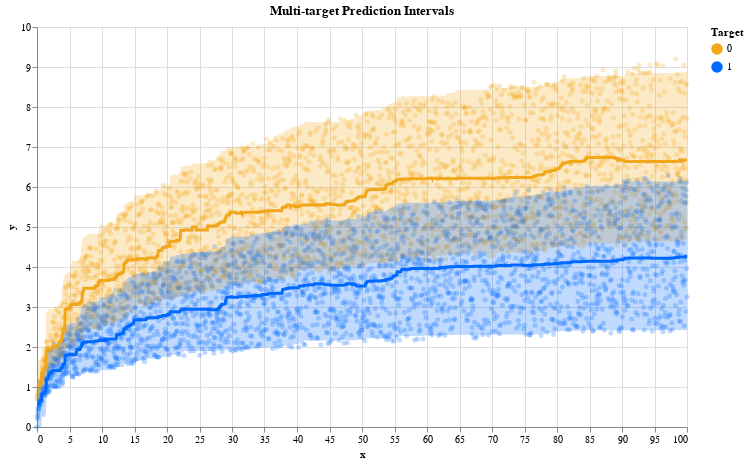

Source (notebook cell):
### Markdown cell above
**Multi target prediction using self generated data**

### Code cell
n_samples = 2500
bounds = [0, 100]

# Define functions that generate targets; each function maps to one target.
funcs = [
    {
        "signal": lambda x: np.log1p(x + 1),
        "noise": lambda x: np.log1p(x) * np.random.uniform(size=len(x)),
    },
    {
        "signal": lambda x: np.log1p(np.sqrt(x)),
        "noise": lambda x: np.log1p(x / 2) * np.random.uniform(size=len(x)),
    },
]

legend = {
    "0": "#f2a619",
    "1": "#006aff",
}


def make_func_Xy(funcs, bounds, n_samples):
    x = np.linspace(*bounds, n_samples)
    y = np.empty((len(x), len(funcs)))
    for i, func in enumerate(funcs):
        y[:, i] = func["signal"](x) + func["noise"](x)
    return np.atleast_2d(x).T, y


# Create the dataset with multiple target variables.
X, y = make_func_Xy(funcs, bounds, n_samples)

X_train, X_test, y_train, y_test = train_test_split(X, y, test_size=0.2, random_state=0)

qrf = RandomForestQuantileRegressor(max_samples_leaf=None, max_depth=4, random_state=0)
qrf.fit(X_train, y_train)  # fit on all of the targets simultaneously

# Get multiple-output predictions at 95% prediction intervals and median.
y_pred = qrf.predict(X, quantiles=[0.025, 0.5, 0.975])

df = pd.DataFrame(
    {
        "x": np.tile(X.squeeze(), len(funcs)),
        "y": y.reshape(-1, order="F"),
        "y_true": np.concatenate([f["signal"](X.squeeze()) for f in funcs]),
        "y_pred": np.concatenate([y_pred[:, i, 1] for i in range(len(funcs))]),
        "y_pred_low": np.concatenate([y_pred[:, i, 0] for i in range(len(funcs))]),
        "y_pred_upp": np.concatenate([y_pred[:, i, 2] for i in range(len(funcs))]),
        "target": np.concatenate([[f"{i}"] * len(X) for i in range(len(funcs))]),
    }
)


def plot_multioutputs(df, legend):
    click = alt.selection_multi(fields=["target"])

    color = alt.condition(
        click,
        alt.Color(
            "target:N",
            legend=alt.Legend(symbolOpacity=1),
            scale=alt.Scale(range=list(legend.values())),
            sort=list(legend.keys()),
            title="Target",
        ),
        alt.value("lightgray"),
    )

    tooltip = [
        alt.Tooltip("target:N", title="Target"),
        alt.Tooltip("x:Q", format=",.3f", title="X"),
        alt.Tooltip("y:Q", format=",.3f", title="Y"),
        alt.Tooltip("y_true:Q", format=",.3f", title="Y"),
        alt.Tooltip("y_pred:Q", format=",.3f", title="Predicted Y"),
        alt.Tooltip("y_pred_low:Q", format=",.3f", title="Predicted Lower Y"),
        alt.Tooltip("y_pred_upp:Q", format=",.3f", title="Predicted Upper Y"),
    ]

    points = (
        alt.Chart(df)
        .mark_circle(color="black", opacity=0.25, size=25)
        .encode(
            x=alt.X("x:Q", scale=alt.Scale(nice=False)),
            y=alt.Y("y:Q"),
            color=color,
            tooltip=tooltip,
        )
    )

    line = (
        alt.Chart(df)
        .mark_line(color="black", size=3)
        .encode(
            x=alt.X("x:Q", scale=alt.Scale(nice=False), title="x"),
            y=alt.Y("y_pred:Q", title="y"),
            color=color,
            tooltip=tooltip,
        )
    )

    area = (
        alt.Chart(df)
        .mark_area(opacity=0.25)
        .encode(
            x=alt.X("x:Q", scale=alt.Scale(nice=False), title="x"),
            y=alt.Y("y_pred_low:Q", title="y"),
            y2=alt.Y2("y_pred_upp:Q", title=None),
            color=color,
            tooltip=tooltip,
        )
    )

    chart = (
        (points + area + line)
        .add_selection(click)
        .configure_range(category=alt.RangeScheme(list(legend.values())))
        .properties(height=400, width=650, title="Multi-target Prediction Intervals")
    )
    display(chart)
    return chart


chart = plot_multioutputs(df, legend)

### Figure 1 — Vega-Lite specification as saved in the notebook (floating-point values rounded to 4 significant figures; data arrays with more than 128 entries replaced by an {"elided": "..."} marker saying what was removed)
{"config": {"view": {"continuousWidth": 400, "continuousHeight": 300}, "range": {"category": ["#f2a619", "#006aff"]}}, "layer": [{"mark": {"type": "circle", "color": "black", "opacity": 0.25, "size": 25}, "encoding": {"color": {"condition": {"field": "target", "legend": {"symbolOpacity": 1}, "scale": {"range": ["#f2a619", "#006aff"]}, "sort": ["0", "1"], "title": "Target", "type": "nominal", "selection": "selector004"}, "value": "lightgray"}, "tooltip": [{"field": "target", "title": "Target", "type": "nominal"}, {"field": "x", "format": ",.3f", "title": "X", "type": "quantitative"}, {"field": "y", "format": ",.3f", "title": "Y", "type": "quantitative"}, {"field": "y_true", "format": ",.3f", "title": "Y", "type": "quantitative"}, {"field": "y_pred", "format": ",.3f", "title": "Predicted Y", "type": "quantitative"}, {"field": "y_pred_low", "format": ",.3f", "title": "Predicted Lower Y", "type": "quantitative"}, {"field": "y_pred_upp", "format": ",.3f", "title": "Predicted Upper Y", "type": "quantitative"}], "x": {"field": "x", "scale": {"nice": false}, "type": "quantitative"}, "y": {"field": "y", "type": "quantitative"}}, "selection": {"selector004": {"type": "multi", "fields": ["target"]}}}, {"mark": {"type": "area", "opacity": 0.25}, "encoding": {"color": {"condition": {"field": "target", "legend": {"symbolOpacity": 1}, "scale": {"range": ["#f2a619", "#006aff"]}, "sort": ["0", "1"], "title": "Target", "type": "nominal", "selection": "selector004"}, "value": "lightgray"}, "tooltip": [{"field": "target", "title": "Target", "type": "nominal"}, {"field": "x", "format": ",.3f", "title": "X", "type": "quantitative"}, {"field": "y", "format": ",.3f", "title": "Y", "type": "quantitative"}, {"field": "y_true", "format": ",.3f", "title": "Y", "type": "quantitative"}, {"field": "y_pred", "format": ",.3f", "title": "Predicted Y", "type": "quantitative"}, {"field": "y_pred_low", "format": ",.3f", "title": "Predicted Lower Y", "type": "quantitative"}, {"field": "y_pred_upp", "format": ",.3f", "title": "Predicted Upper Y", "type": "quantitative"}], "x": {"field": "x", "scale": {"nice": false}, "title": "x", "type": "quantitative"}, "y": {"field": "y_pred_low", "title": "y", "type": "quantitative"}, "y2": {"field": "y_pred_upp", "title": null}}}, {"mark": {"type": "line", "color": "black", "size": 3}, "encoding": {"color": {"condition": {"field": "target", "legend": {"symbolOpacity": 1}, "scale": {"range": ["#f2a619", "#006aff"]}, "sort": ["0", "1"], "title": "Target", "type": "nominal", "selection": "selector004"}, "value": "lightgray"}, "tooltip": [{"field": "target", "title": "Target", "type": "nominal"}, {"field": "x", "format": ",.3f", "title": "X", "type": "quantitative"}, {"field": "y", "format": ",.3f", "title": "Y", "type": "quantitative"}, {"field": "y_true", "format": ",.3f", "title": "Y", "type": "quantitative"}, {"field": "y_pred", "format": ",.3f", "title": "Predicted Y", "type": "quantitative"}, {"field": "y_pred_low", "format": ",.3f", "title": "Predicted Lower Y", "type": "quantitative"}, {"field": "y_pred_upp", "format": ",.3f", "title": "Predicted Upper Y", "type": "quantitative"}], "x": {"field": "x", "scale": {"nice": false}, "title": "x", "type": "quantitative"}, "y": {"field": "y_pred", "title": "y", "type": "quantitative"}}}], "data": {"name": "data-d935b5e83145d5497299ee89972826b4"}, "height": 400, "title": "Multi-target Prediction Intervals", "width": 650, "$schema": "https://vega.github.io/schema/vega-lite/v4.17.0.json", "datasets": {"data-d935b5e83145d5497299ee89972826b4": {"elided": "5000 records"}}}
